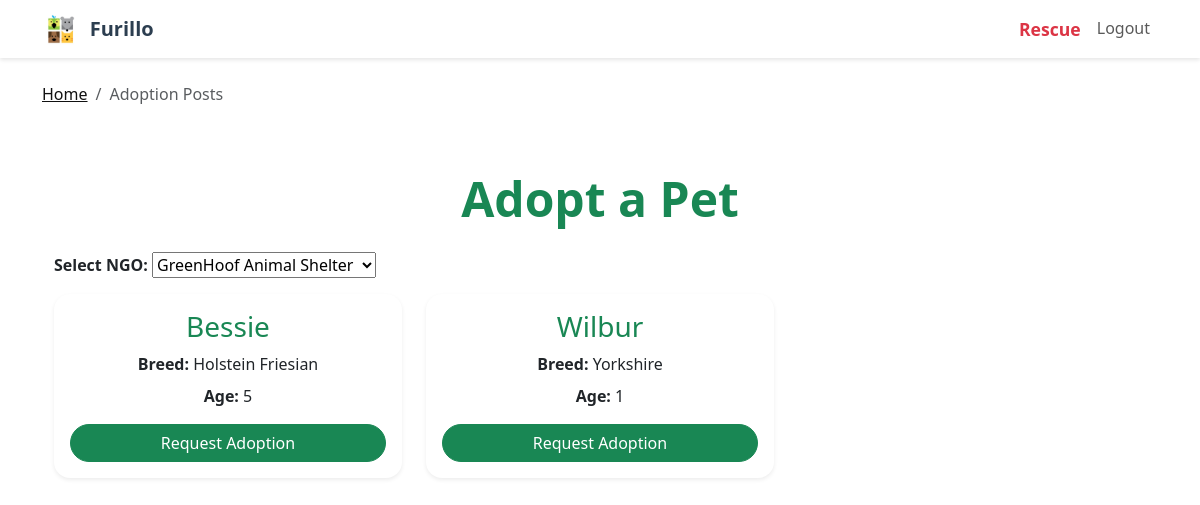
The page /adopt?ngo_id=2 (signed in) on the database its author committed.
### models.py (models this page shows)
class Pet(db.Model):
    id = db.Column(db.Integer, primary_key=True)
    name = db.Column(db.String(80))
    breed = db.Column(db.String(80))
    gender = db.Column(db.String(10))
    dob = db.Column(db.String(20))
    age = db.Column(db.Integer)
    height = db.Column(db.String(50))
    weight = db.Column(db.String(50))
    color = db.Column(db.String(50))
    special_mark = db.Column(db.String(100))
    vaccination = db.Column(db.String(100))
    is_for_adoption = db.Column(db.Boolean, default=False)
    user_id = db.Column(db.Integer, db.ForeignKey('user.id'))
    pet_image = db.Column(db.String(300))  # File path or URL for pet image

### app.py (the view)
@app.route('/adopt')
@login_required
def view_adoptions():
    ngos = User.query.filter_by(user_type='ngo').all()
    ngo_pets = {}
    for ngo in ngos:
        pets = [pet for pet in ngo.pets if pet.is_for_adoption]
        if pets:
            ngo_pets[ngo] = pets
    selected_ngo_id = request.args.get('ngo_id')
    try:
        selected_ngo_id = int(selected_ngo_id) if selected_ngo_id and selected_ngo_id.isdigit() else None
    except Exception:
        selected_ngo_id = None
    return render_template('adoption_posts.html', ngos=ngos, ngo_pets=ngo_pets, selected_ngo_id=selected_ngo_id)

### app.py (called while the page is built)
@login_manager.user_loader
def load_user(user_id):
    return User.query.get(int(user_id))

@app.before_request
def create_tables_once():
    if not hasattr(app, 'tables_created'):
        os.makedirs(os.path.join(basedir, 'instance'), exist_ok=True)
        with app.app_context():
            db.create_all()
            if not User.query.filter_by(user_type='admin').first():
                admin = User(
                    username='admin',
                    email='admin@furillo.com',
                    password_hash=generate_password_hash('admin123'),
                    user_type='admin',
                    is_profile_complete=True,
                    full_name='Admin User'
                )
                db.session.add(admin)
                db.session.commit()
        app.tables_created = True

@app.context_processor
def inject_now():
    return {'now': datetime.now}

### templates/adoption_posts.html (shortened to what this page needs)
{% extends 'base.html' %}
{% block breadcrumbs %}
<nav aria-label="breadcrumb">
  <ol class="breadcrumb my-3">
    <li class="breadcrumb-item"><a href="{{ url_for('about') }}" style="color: #111;">Home</a></li>
    <li class="breadcrumb-item active" aria-current="page">Adoption Posts</li>
  </ol>
</nav>
{% endblock %}
{% block content %}
<div class="container py-5">
  <h2 class="display-5 fw-bold text-success mb-4 text-center">Adopt a Pet</h2>
  <form method="get" id="ngo-select-form">
    <label for="ngo-select"><strong>Select NGO:</strong></label>
    <select id="ngo-select" name="ngo_id" onchange="document.getElementById('ngo-select-form').submit();">
      {% for ngo in ngos %}
        <option value="{{ ngo.id }}" {% if selected_ngo_id == ngo.id %}selected{% endif %}>{{ ngo.ngo_name or ngo.username }}</option>
      {% endfor %}
    </select>
  </form>
  <div class="card-grid mt-3">
    <div class="row g-4">
      {% if selected_ngo_id %}
        {% set selected_ngo = ngos|selectattr('id', 'equalto', selected_ngo_id)|first %}
        {% set pets = ngo_pets[selected_ngo] if selected_ngo in ngo_pets else [] %}
        {% if pets %}
          {% for pet in pets %}
            <div class="col-md-4 mb-3">
              <div class="card shadow-sm border-0 rounded-4 h-100">
                <div class="card-body text-center">
                  <h3 class="card-title text-success">{{ pet.name }}</h3>
                  <p class="mb-2"><strong>Breed:</strong> {{ pet.breed }}</p>
                  <p class="mb-2"><strong>Age:</strong> {{ pet.age }}</p>
                  <form method="post" action="{{ url_for('request_adoption', pet_id=pet.id) }}">
                    <button class="btn btn-success w-100 rounded-pill mt-2" type="submit">Request Adoption</button>
                  </form>
                </div>
              </div>
            </div>
          {% endfor %}
        {% else %}
          <p class="text-muted">No pets available for adoption in this NGO.</p>
        {% endif %}
      {% endif %}
    </div>
  </div>
</div>
{% endblock %}

### rows shown on the page
Pet: name "Bessie", breed "Holstein Friesian", age "5"
Pet: name "Wilbur", breed "Yorkshire", age "1"

### other values the page prints
form field ngo_id "GreenHoof Animal Shelter"
